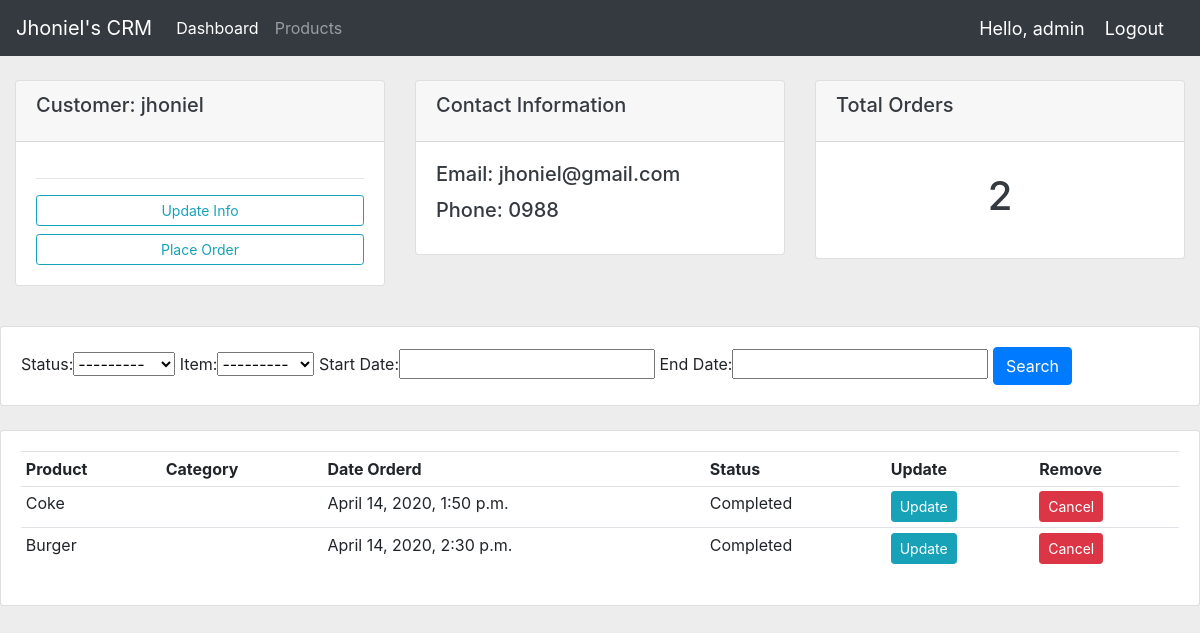
The app's page /customer/1/ (signed in), older data.
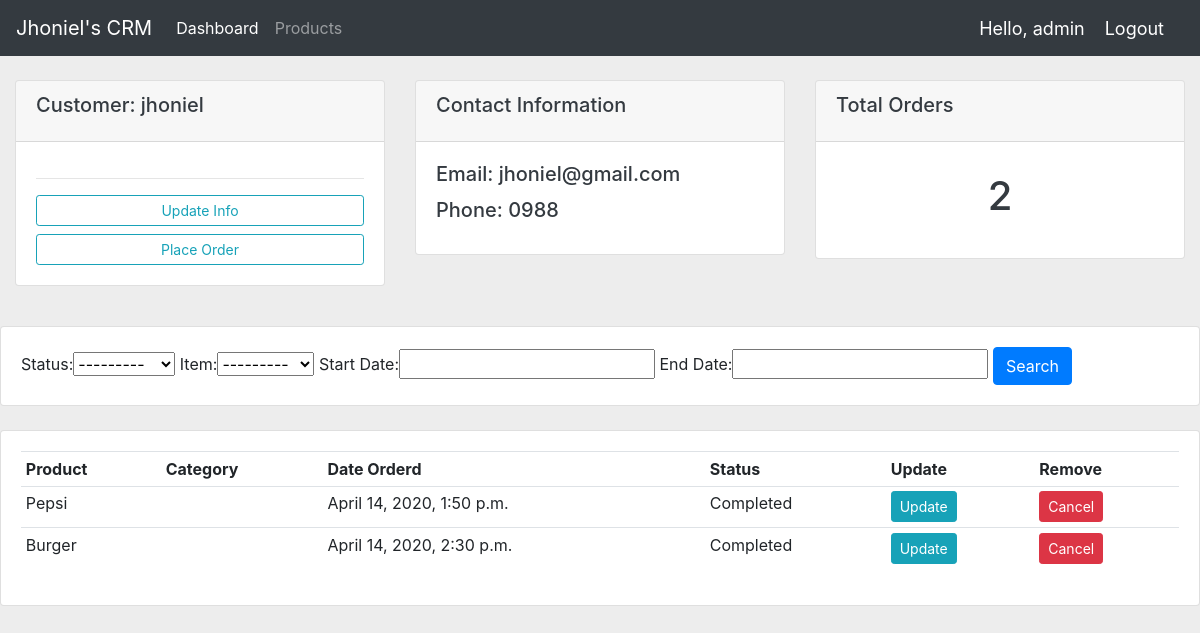
The same page, newer data.
### accounts/models.py (models this page shows, shortened)
class Order(models.Model):
    STATUS_CHOICES = (
        ('Pending', 'pending'),
        ('Ongoing', 'ongoing'),
        ('Completed', 'completed'),
    )
    status = models.CharField(max_length=20,
                              choices=STATUS_CHOICES,
                              default='Pending')
    item = models.ForeignKey(Product,
                             on_delete=models.CASCADE,
                             related_name='items')
    customer = models.ForeignKey(Customer,
                                 on_delete=models.CASCADE)
    created = models.DateTimeField(auto_now_add=True)
    updated = models.DateTimeField(auto_now=True)

class Product(models.Model):
    name = models.CharField(max_length=200)
    price = models.FloatField()
    created = models.DateTimeField(auto_now_add=True)
    def __str__(self):
        return self.name

### accounts/decorators.py (the view)
    def wrapper(request, *args, **kwargs):
        if request.user.is_staff:
            return my_func(request, *args, **kwargs)
        return redirect('profile')

### accounts/models.py (called while the page is built)
    @property
    def orders(self):
        order_count = self.order_set.all().count()
        return str(order_count)

### accounts/views.py (called while the page is built)
@admin_required
@login_required(login_url='login')
def customer_info(request, pk):
    customer = Customer.objects.get(id=pk)
    orders = customer.order_set.all()
    my_filter = OrderFilter(request.GET, queryset=orders)
    orders = my_filter.qs
    context = {
        'customer': customer,
        'orders': orders,
        'my_filter': my_filter,
    }
    return render(request, 'accounts/customer_info.html', context)

### accounts/templates/accounts/customer_info.html (shortened to what this page needs)
{% extends "base.html" %}
{% block content %}
<div class="container-fluid">
    <br>
    <div class="row">
        <div class="col col-md">
            <div class="card text-dark mb-3" id="total-orders">
                <div class="card-header">
                    <h5 class="card-title">Customer: {{ customer.name }}</h5>
                </div>
                <div class="card-body text-primary">
                    <hr>
                    <a href="" class="btn btn-outline-info  btn-sm btn-block">Update Info</a>
                    <a href="" class="btn btn-outline-info  btn-sm btn-block">Place Order</a>
                </div>
            </div>
        </div>
        <div class="col col-md">
            <div class="card text-dark mb-3" id="total-orders">
                <div class="card-header">
                    <h5 class="card-title">Contact Information</h5>
                </div>
                <div class="card-body">
                    <h5 class="card-title">Email: {{ customer.email }}</h5>
                    <h5 class="card-title">Phone: {{ customer.phone }}</h5>
                </div>
            </div>
        </div>
        <div class="col col-md">
            <div class="card text-dark mb-3">
                <div class="card-header">
                    <h5 class="card-title">Total Orders</h5>
                </div>
                <div class="card-body">
                    <h1 style="text-align:center; padding:10px">{{ customer.orders }}</h1>
                </div>
            </div>
        </div>
    </div>
</div>
<br>
<div class="row">
    <div class="col-md">
        <div class="card card-body">
            <form action="" method+"GET">
            {{ my_filter.form }}
            <button class="btn btn-primary" type="submit">
                Search
            </button>
            </form>
        </div>
    </div>
</div>
<br>
<div class="row">
	<div class="col-md">
		<div class="card card-body">
			<table class="table table-sm">
				<tr>
					<th>Product</th>
					<th>Category</th>
					<th>Date Orderd</th>
					<th>Status</th>
					<th>Update</th>
					<th>Remove</th>
				</tr>
				{% for order in orders %}
					<tr>
						<td>{{order.item}}</td>
						<td>{{order.category}}</td>
						<td>{{order.created}}</td>
						<td>{{order.status}}</td>
						<td><a class="btn btn-sm btn-info" href="{% url 'update_order' order.id %}?next={{ request.path|urlencode }}">Update</a></td>
						<td><a class="btn btn-sm btn-danger" href="{% url 'update_order' order.id %}">Cancel</a></td>
					</tr>
				{% endfor %}
			</table>
		</div>
	</div>
</div>{% endblock %}

Row changes from the older to the newer data that the page shows:
changed Order: item "Coke" → "Pepsi"
